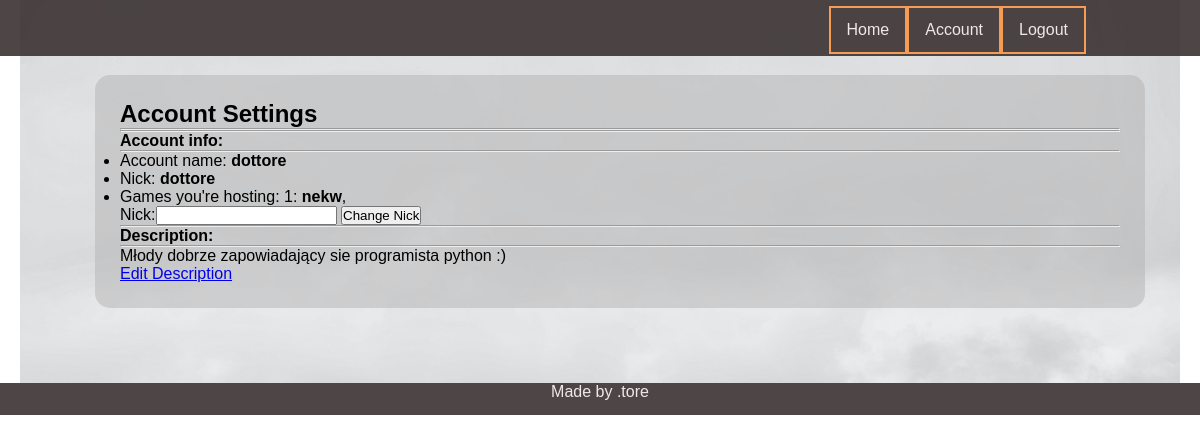
The page /player/account/dottore=pusty (signed in) on the database as committed earlier.
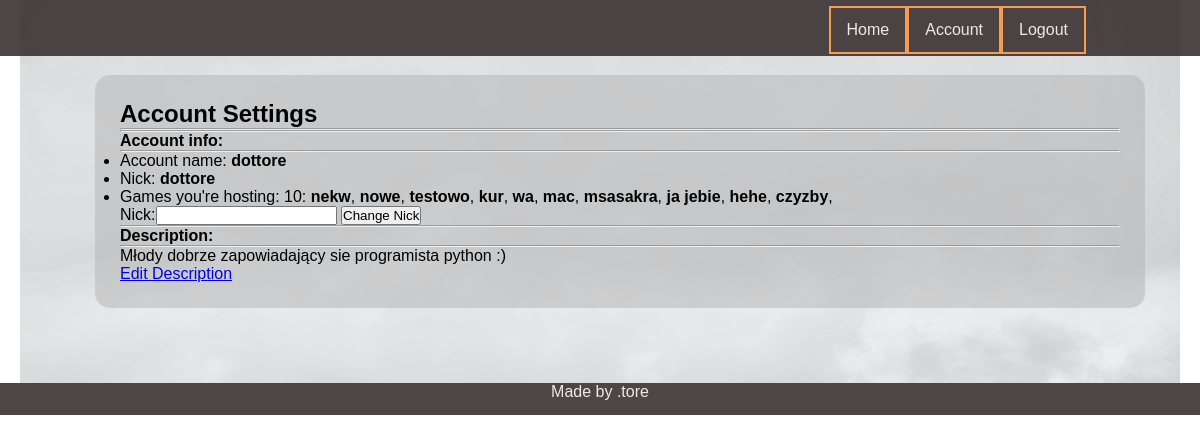
The same page on the database as committed later.
### game/models.py (models this page shows, shortened)
class Game(models.Model):
    name = models.CharField(max_length=150)
    host = models.CharField(max_length=10)
    is_played = models.BooleanField(default=False)
    max_players = models.IntegerField(default=4)
    who_is_ready = models.ManyToManyField(Player, related_name="guys_ready", blank=True)
    who_is_playing = models.ManyToManyField(Player, related_name="guys_playing", blank=True)
    turn = models.IntegerField(default=1)
    turn_of_player = models.ForeignKey(Player, on_delete=models.CASCADE, related_name='czyja_tura', blank=True,
                                       null=True)

### player/views.py (the view)
# urls.py: path('account/<str:acc>=<str:notif>', account, name="player_account"),
@login_required
def account(request, acc, notif):
    usr =request.user
    player = Player.objects.get(parent=usr.username)
    form = ChangeNick
    hs = Game.objects.filter(host=player.nick)
    hs_nr = hs.count()
    noti = Notification.objects.get(name=notif)
    desc = player.description
    args = {'player':player,'form':form, 'games':hs, 'games_nr':hs_nr,'notification':noti.note, 'description':desc}
    return render(request, 'player/player_account.html', args)

### player/models.py (called while the page is built)
    def __str__(self):
        return self.nick

### templates/player/player_account.html (shortened to what this page needs)
{% extends 'base.html' %}
{% block content %}
<h1>Account Settings</h1>
<hr>
<hr>
<div class = 'jumbotron'>
    <h4>Account info:</h4>
    <hr>
    <ul>
        <li>Account name:<strong> {{user.username}}</strong></li>
        <li>Nick: <strong>{{player}}</strong></li>
        <li>
            Games you're hosting: {{games_nr}}: {% for g in games %}
            <strong>{{g.name}}</strong>,
            {% endfor %}
        </li>
        <form method ="POST" action = '{% url 'change_nick' %}'>
{{form}}
    <button type = 'submit' name="create" value = 'ok'>Change Nick</button>
       </form>
    </ul>
    <hr>
    <h4> Description:</h4>
    <hr>
    <p>
        {{description}}
    </p>
    <a href='{% url "edit_description" user.username%}'>Edit Description</a>
</div>
</div>
{% endblock %}

Rows that differ between the two databases and show on the page:
added Game: name "nowe"
added Game: name "testowo"
added Game: name "kur"
added Game: name "wa"
added Game: name "mac"
added Game: name "msasakra"
added Game: name "ja jebie"
added Game: name "hehe"
added Game: name "czyzby"
Other text that changed with them:
{{ games_nr }}: "1" → "10"
